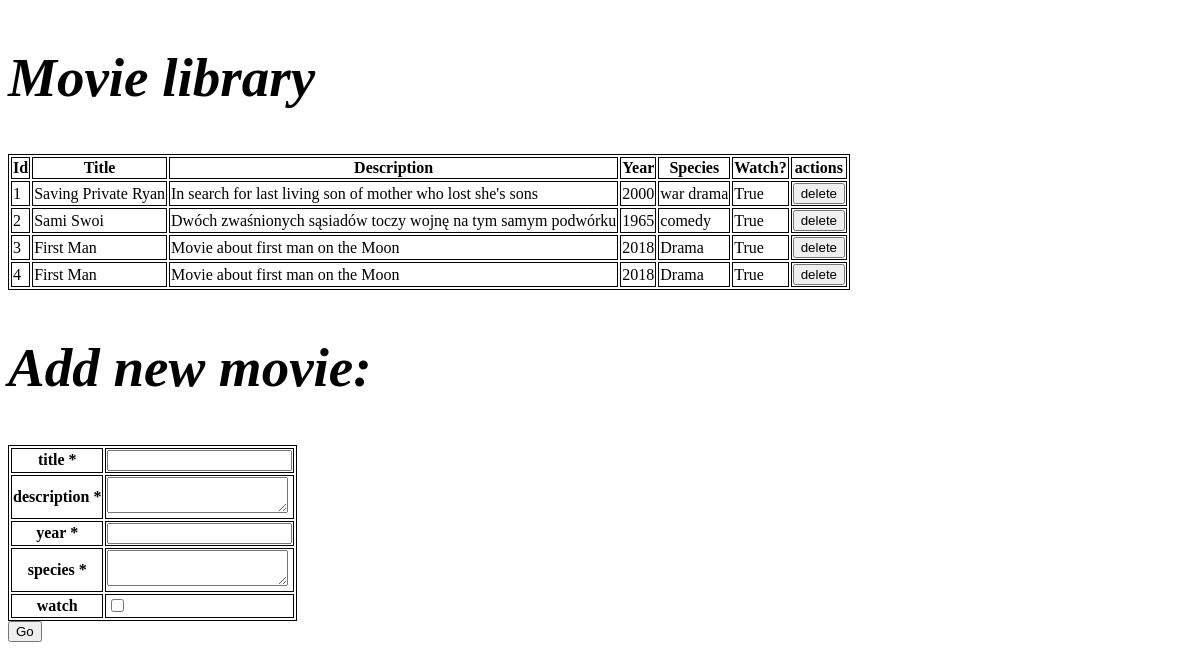
The page /movies/ on the database as committed earlier.
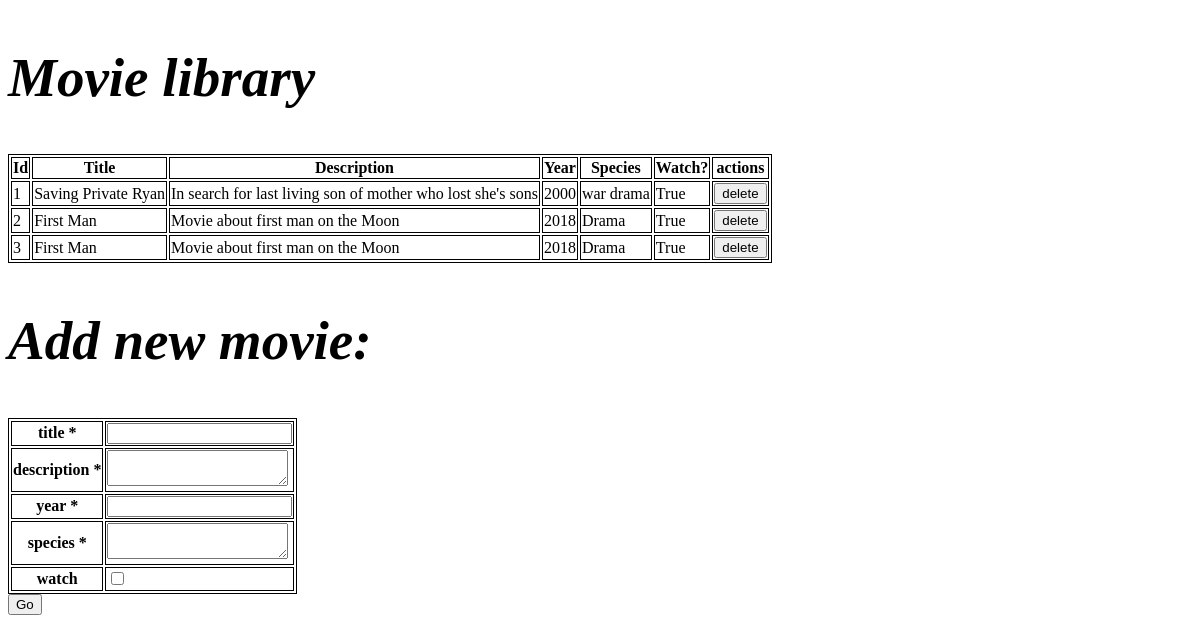
The same page on the database as committed later.
### tables this page shows
CREATE TABLE movlib(id INTEGER PRIMARY KEY, title text NOT NULL,description text,year integer,species text,watch text);

### app.py (the view)
@app.route("/movies/", methods=["GET", "POST"])
def movies_list():
    movlib.create_movie_entry()
    form = MovieForm()
    error = ""
    if request.method == "POST":
        if form.validate_on_submit():
            movlib.create(form.data)
        return redirect(url_for("movies_list"))
    return render_template("movies.html", form=form, movlib=movlib.all(), error=error)

### forms.py
class MovieForm(FlaskForm):
    title = StringField('title', validators=[DataRequired()])
    description = TextAreaField('description', validators=[DataRequired()])
    year = StringField('year', validators=[DataRequired()])
    species = TextAreaField('species', validators=[DataRequired()])
    watch = BooleanField('watch')

### models.py (called while the page is built)
    def execute_sql(self, sql, data=None):
        try:
            cur = self.conn.cursor()
            if data:
                cur.execute(sql, data)
                self.conn.commit()
            else:
                cur.execute(sql)
            return cur
        except Error as e:
            raise DataBaseError(f"Akcja nie powiodła sie z powodu: {e}")

    def create_movie_entry(self):
        create_movlib_sql = """
        -- movlib table
        CREATE TABLE IF NOT EXISTS movlib (
        id INTEGER PRIMARY KEY AUTOINCREMENT,
        title text NOT NULL,
        description text,
        year integer,
        species text,
        watch text
        );
        """
        self.execute_sql(create_movlib_sql)

    def all(self):
        sql = "SELECT * FROM movlib"
        movlib = self.execute_sql(sql)
        return movlib.fetchall()

### templates/movies.html (shortened to what this page needs)
<!DOCTYPE html>
<html lang="en">
<head>
    <link rel="stylesheet" type= "text/css" href="../static/style.css">
</head>
<h2>Movie library</h2>
<table>
    <thead>
    <th>Id</th>
    <th>Title</th>
    <th>Description</th>
    <th>Year</th>
    <th>Species</th>
    <th>Watch?</th>
    <th>actions</th>
    </thead>
{% for movie in movlib %}
    <tr>
        <td>{{ movie.id }}</td>
        <td>{{ movie.title }}</td>
        <td>{{ movie.description }}</td>
        <td>{{ movie.year }}</td>
        <td>{{ movie.species }}</td>
        <td>{{ movie.watch}}</td>
        <td>
                <form action="//localhost:5000/movies/delete/{{movie.id}}" method="GET">
            <input type="submit" value=delete>
        </form>
        </td>
    </tr>
{% endfor %}
</table>
<div>
    <h2> Add new movie: </h2>
        <form method="POST">
        <table>
            {% for field in form if field.widget.input_type != 'hidden' %}
                <tr>
                    <th>{{ field.label }} {% if field.flags.required %}*{% endif %}</th>
                    <td>{{ field }}</td>
                </tr>
            {% endfor %}
        </table>
        <input type="submit" value="Go">
    </form>
</div>
</body>
</html>

### static/style.css (style rules this page uses)
h2 { font-style: oblique; font-size: 55px; }

### templates/movies.html (style rules this page uses)
table, th, tr, td { border: 1px solid black; }

Rows that differ between the two databases and show on the page:
removed movlib: id "4", title "First Man", description "Movie about first man on the Moon", year "2018", species "Drama", watch "True"
changed movlib id 2: title "Sami Swoi" → "First Man"; description "Dwóch zwaśnionych sąsiadów toczy wojnę na tym samym podwórku" → "Movie about first man on the Moon"; year "1965" → "2018"; species "comedy" → "Drama"
